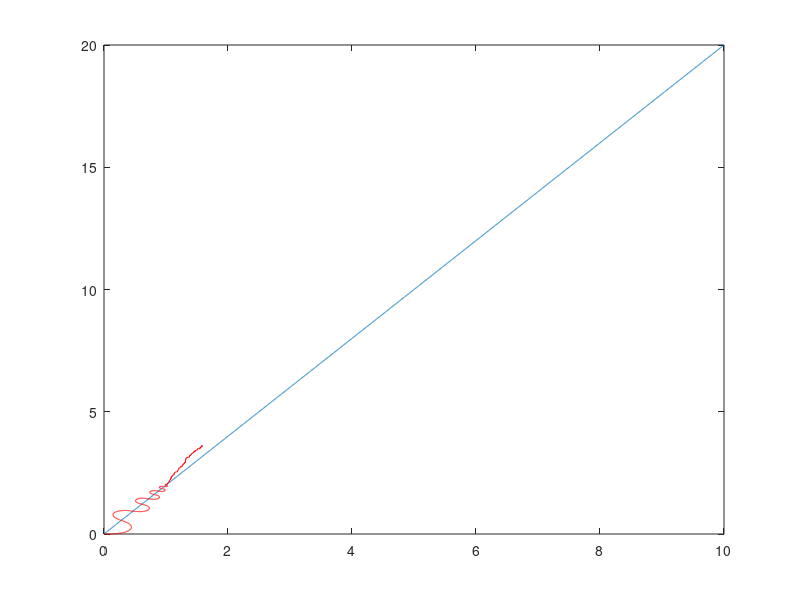

Reproduce this figure in MATLAB.
%intialization
%car
 % s is the parameter of curve
 % s_dot =constant(c)= 1 , s_doubleDot=zero
dt=0.001; % ds=c*dt => ds=dt
L = 0.2;  % length of wheel base
Pose = [0.0; 0.0; 0.0; 0.0]; % [x y theta delta]
poseDot = 0*Pose;
vel=[0.0; 0.0];      %[v w]

%controller
k=[1.0; 1.0; 1.0]; % Tuning Parameters [k_x k_y k_theta]

ref_vel= [0.0; 0.0]; %[v_ref w_ref]
ref_pose=[0.0; 0.0; 0.0; 0.0]; %[x_ref y_ref theta_ref 0] 
err_pose=[0.0; 0.0; 0.0; 0.0]; %[x_err y_err theta_err 0]

%For plotting curve and errors
head_err=zeros;
track_err=zeros;
x=zeros;
y=zeros;
pose_x=zeros;
pose_y=zeros;

for s=0:0.001:10

i=s*1000+1;
i=int32(i);
%path
% for straight line x=a+b*s and y=c+d*s
%v_ref= s_dot*sqrt(b^2+d^2)
%w_ref=0

x(i)= s;
y(i)= 2*s;
theta= atan(2);

v_ref = 1.0*sqrt(1^2+2^2); 
w_ref= 0.0;


%controller

ref_pose(1,:) =x(i);
ref_pose(2,:) =y(i);
ref_pose(3,:) =theta;
ref_vel(1,:) = v_ref;
ref_vel(2,:) = w_ref;

T_e=[cos(Pose(3,:)) sin(Pose(3,:)) 0 0  %Transformation Matrix
     -sin(Pose(3,:)) cos(Pose(3,:)) 0 0
     0 0 1 0
     0 0 0 0];
 

err_pose= T_e*(ref_pose-Pose);
%Control Law
vel(1,:)= ref_vel(1,:)*cos(err_pose(3,:)) + k(1,:)*err_pose(1,:);
vel(2,:)= ref_vel(2,:)+ ref_vel(1,:)*(k(2,:)*err_pose(2,:) + k(3,:)*sin(err_pose(3,:)));

%car

poseDot(1,:) = vel(1,:)*cos(Pose(3,:));
poseDot(2,:) = vel(1,:)*sin(Pose(3,:));
poseDot(3,:) = (vel(1,:)/L)*tan(Pose(4,:));
poseDot(4,:) = vel(2,:);  
            
Pose = Pose + dt*poseDot;

%error
head_err(i)= Pose(3,:)- ref_pose(3,:);
track_err(i)= sqrt((Pose(1,:)-ref_pose(1,:))^2+(Pose(2,:)-ref_pose(2,:))^2);
pose_x(i)=Pose(1,:);
pose_y(i)=Pose(2,:);
end
% plot(x,head_err,'red');
% hold
% plot(x,track_err,'green');
plot(x,y);
hold
plot(pose_x,pose_y,'red');
hold
